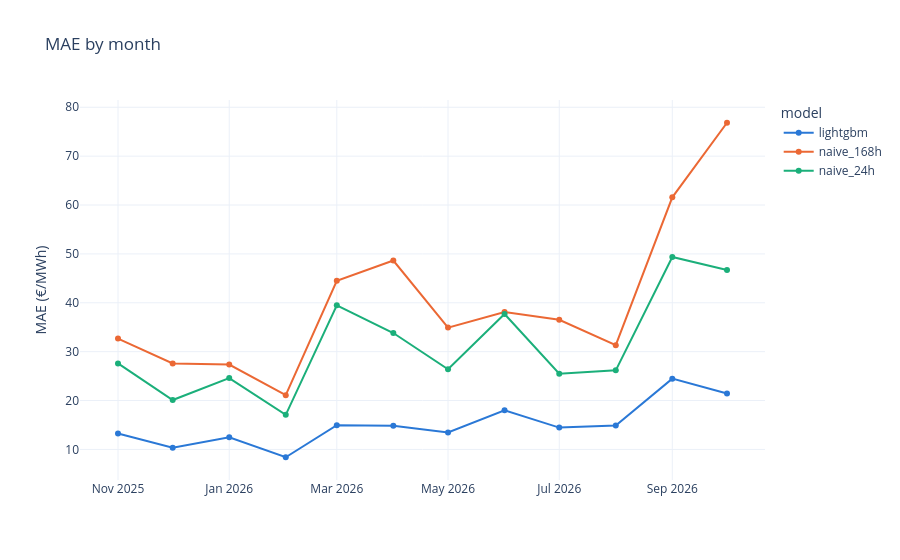

The notebook cell saved with this chart:
### Code cell
plots.mae_by(df, test, "month")

### Figure 1 — Plotly figure (JSON) as saved in the notebook; plotly's stock layout.template omitted (floating-point values rounded to 4 significant figures)
{"data": [{"hovertemplate": "model=lightgbm<br>month=%{x}<br>mae=%{y}<extra></extra>", "legendgroup": "lightgbm", "line": {"color": "#2a78d6", "dash": "solid"}, "marker": {"symbol": "circle"}, "mode": "lines+markers", "name": "lightgbm", "orientation": "v", "showlegend": true, "type": "scatter", "x": ["2025-11", "2025-12", "2026-01", "2026-02", "2026-03", "2026-04", "2026-05", "2026-06", "2026-07", "2026-08", "2026-09", "2026-10"], "xaxis": "x", "y": [13.24, 10.36, 12.49, 8.397, 14.95, 14.84, 13.45, 18.02, 14.46, 14.91, 24.48, 21.43], "yaxis": "y"}, {"hovertemplate": "model=naive_168h<br>month=%{x}<br>mae=%{y}<extra></extra>", "legendgroup": "naive_168h", "line": {"color": "#eb6834", "dash": "solid"}, "marker": {"symbol": "circle"}, "mode": "lines+markers", "name": "naive_168h", "orientation": "v", "showlegend": true, "type": "scatter", "x": ["2025-11", "2025-12", "2026-01", "2026-02", "2026-03", "2026-04", "2026-05", "2026-06", "2026-07", "2026-08", "2026-09", "2026-10"], "xaxis": "x", "y": [32.68, 27.6, 27.36, 21.09, 44.51, 48.65, 34.92, 38.1, 36.52, 31.33, 61.58, 76.84], "yaxis": "y"}, {"hovertemplate": "model=naive_24h<br>month=%{x}<br>mae=%{y}<extra></extra>", "legendgroup": "naive_24h", "line": {"color": "#1baf7a", "dash": "solid"}, "marker": {"symbol": "circle"}, "mode": "lines+markers", "name": "naive_24h", "orientation": "v", "showlegend": true, "type": "scatter", "x": ["2025-11", "2025-12", "2026-01", "2026-02", "2026-03", "2026-04", "2026-05", "2026-06", "2026-07", "2026-08", "2026-09", "2026-10"], "xaxis": "x", "y": [27.59, 20.11, 24.59, 17.07, 39.49, 33.82, 26.39, 37.69, 25.5, 26.18, 49.37, 46.72], "yaxis": "y"}], "layout": {"legend": {"title": {"text": "model"}, "tracegroupgap": 0}, "title": {"text": "MAE by month"}, "xaxis": {"anchor": "y", "domain": [0, 1], "title": {"text": ""}}, "yaxis": {"anchor": "x", "domain": [0, 1], "title": {"text": "MAE (€/MWh)"}}}}
